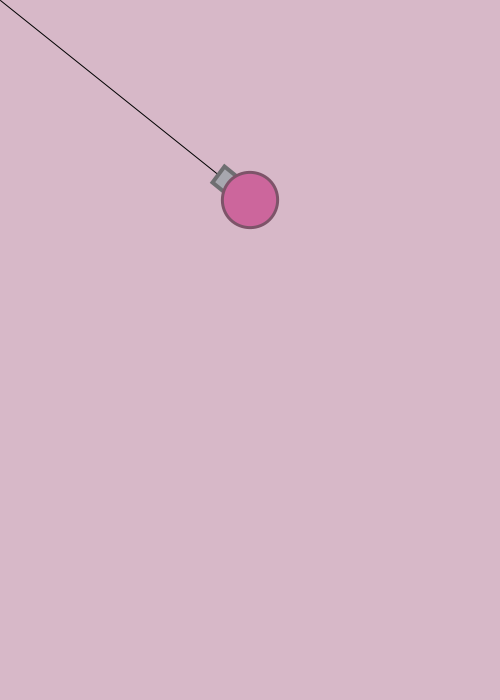
Frame 1 (no input)
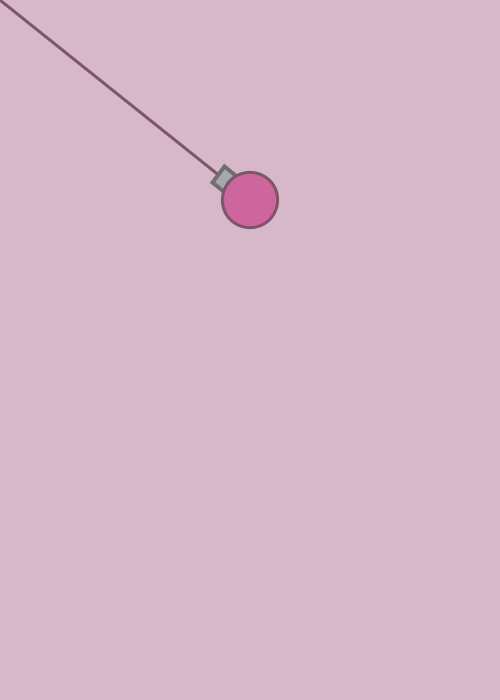
Frame 60 (the mouse pressed at the canvas centre just before this capture)
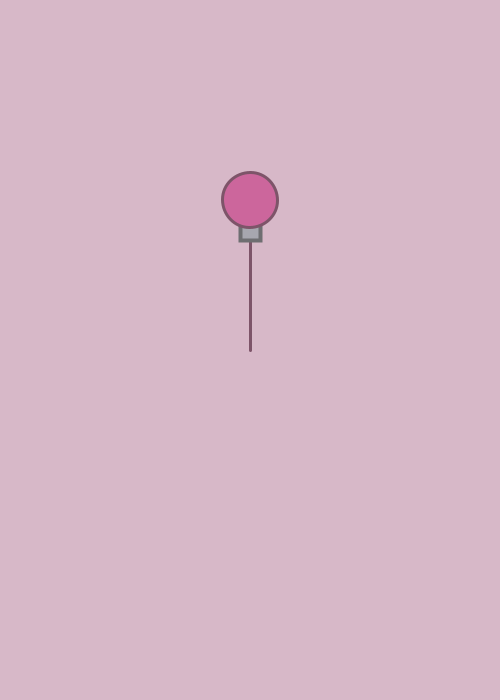
Frame 120 (the mouse held since frame 60 and released just before this capture)

The Processing sketch that drew these frames (run headless with seeded random() and noise(); from frame 60 on, the mouse is pressed at the canvas centre):

// Processing sketch: week07_3_arras03_atan_angle_rotate_translate_myTank
// ── week07_3_arras03_atan_angle_rotate_translate_myTank.pde
//week07_3_arras03_atan_angle_rotate_translate_myTank

void setup(){

  size(500,700);

}

float x = 250, y = 200;

void draw(){

  background(215,184,200);

  float dx = mouseX - x, dy = mouseY - y;

  float a = atan2(dy, dx);

  line(x, y, mouseX, mouseY);

  myTank(x, y, a);

}

void myTank(float x, float y, float a){

  translate(x, y);

  rotate(a);

  fill(167,167,175);

  stroke(110,110,113);

  strokeWeight(4);

  rect(20,-10,20,20);



  fill(204,102,156);

  stroke(125,84,105);

  strokeWeight(3);

  ellipse(0, 0, 55,55);

}
